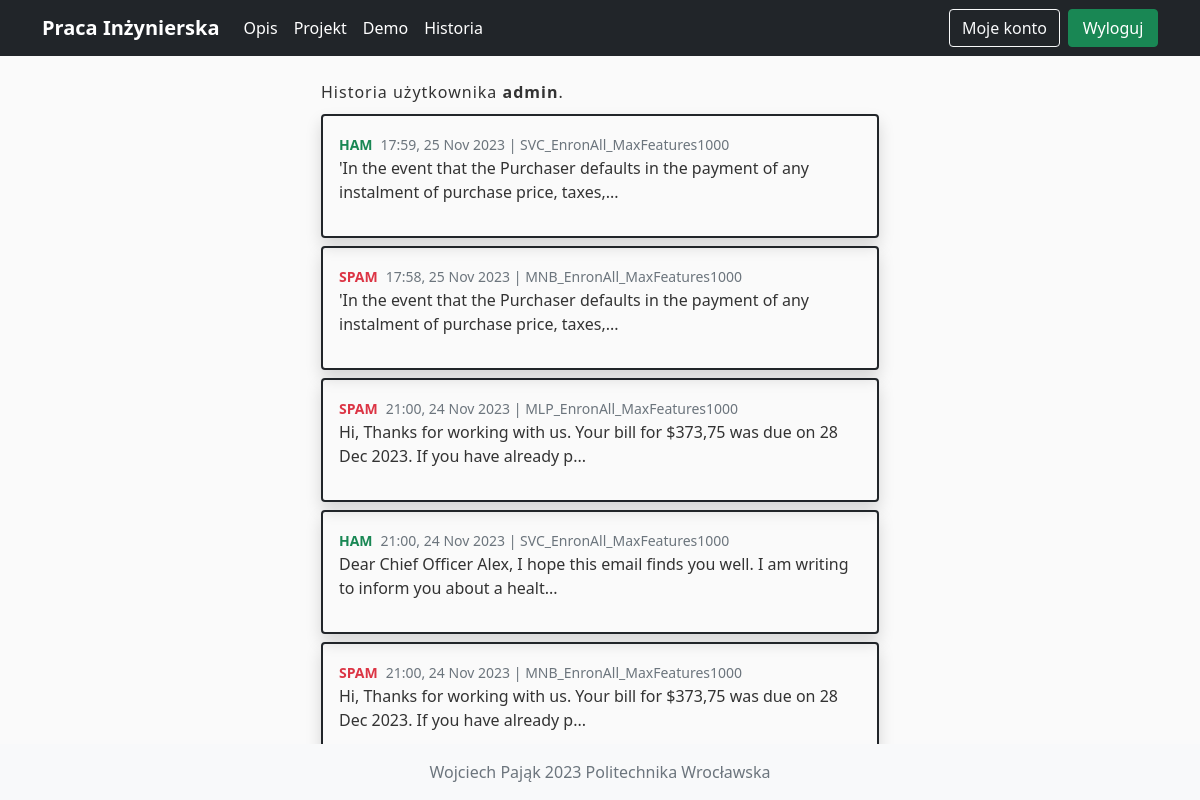
The page /history (signed in) on the database its author committed.
### app/models.py (models this page shows, shortened)
class User(db.Model, UserMixin):
    id = db.Column(db.Integer, primary_key=True)
    username = db.Column(db.String(20), unique=True, nullable=False)
    email = db.Column(db.String(100), unique=True, nullable=False)
    password = db.Column(db.String(60), nullable=False)
    image_file = db.Column(db.String(20), nullable=False, default='default.jpg')
    rates = db.relationship('RateHistory', backref='user', lazy=True)

class RateHistory(db.Model):
    id = db.Column(db.Integer, primary_key=True)
    date = db.Column(db.DateTime, nullable=False, default=datetime.utcnow)
    content = db.Column(db.Text, nullable=False)
    model = db.Column(db.String, nullable=False)
    rate = db.Column(db.Float, nullable=False)
    ham_rate = db.Column(db.Float, nullable=False)
    spam_rate = db.Column(db.Float, nullable=False)
    plot = db.Column(db.Text)
    user_id = db.Column(db.Integer, db.ForeignKey('user.id'), nullable=False)

### app/routes.py (the view)
@app.route("/history")
@login_required
def history():
    history = RateHistory.query.filter_by(user_id=current_user.id)
    return render_template('history.html', title='Historia', history=history)

### app/models.py (called while the page is built)
@login_manager.user_loader
def load_user(user_id):
    return User.query.get(int(user_id))

### app/templates/history.html (shortened to what this page needs)
{% extends "layout.html" %}
{% block content %}
    <div class="container d-flex justify-content-center">
        <div class="col-md-6">
            <label for="textbox">Historia użytkownika <b>{{ current_user.username }}</b>.</label>
            {% for record in history|reverse %}
                <div class="d-flex position-relative shadow p-3 border border-dark border-2 rounded p-3 mb-2">
                    <div>
                        <div class="d-flex form-inline">
                            <div class="me-2">
                                {% if record.rate == 0 %}
                                    <small class="text-success"><b>HAM</b></small>
                                {% elif record.rate == 1 %}
                                    <small class="text-danger"><b>SPAM</b></small>
                                {% endif %}
                            </div>
                            <div>
                                <small class="text-muted">{{ record.date.strftime('%R, %d %b %Y')}} | {{ record.model }}</small>
                            </div>
                        </div>
                        <p>{{ record.content[:100] }}{% if record.content|length > 100 %}...{% endif %}</p>
                    </div>
                </div>
            {% endfor %}
        </div>
    </div>
{% endblock content %}

### app/static/main.css (style rules this page uses)
body { background: #fafafa; color: #333333; margin-top: 5rem; }
label, textarea { letter-spacing: 1px; }
label { display: block; margin-bottom: 10px; }

### rows shown on the page
User: username "admin"
RateHistory: rate "HAM", date "17:59, 25 Nov 2023", model "SVC_EnronAll_MaxFeatures1000", content "'In the event that the Purchaser defaults in the payment of any instalment of purchase price, taxes,"
RateHistory: rate "SPAM", date "17:58, 25 Nov 2023", model "MNB_EnronAll_MaxFeatures1000", content "'In the event that the Purchaser defaults in the payment of any instalment of purchase price, taxes,"
RateHistory: rate "SPAM", date "21:00, 24 Nov 2023", model "MLP_EnronAll_MaxFeatures1000", content "Hi, Thanks for working with us. Your bill for $373,75 was due on 28 Dec 2023. If you have already p"
RateHistory: rate "HAM", date "21:00, 24 Nov 2023", model "SVC_EnronAll_MaxFeatures1000", content "Dear Chief Officer Alex, I hope this email finds you well. I am writing to inform you about a healt"
RateHistory: rate "SPAM", date "21:00, 24 Nov 2023", model "MNB_EnronAll_MaxFeatures1000", content "Hi, Thanks for working with us. Your bill for $373,75 was due on 28 Dec 2023. If you have already p"
